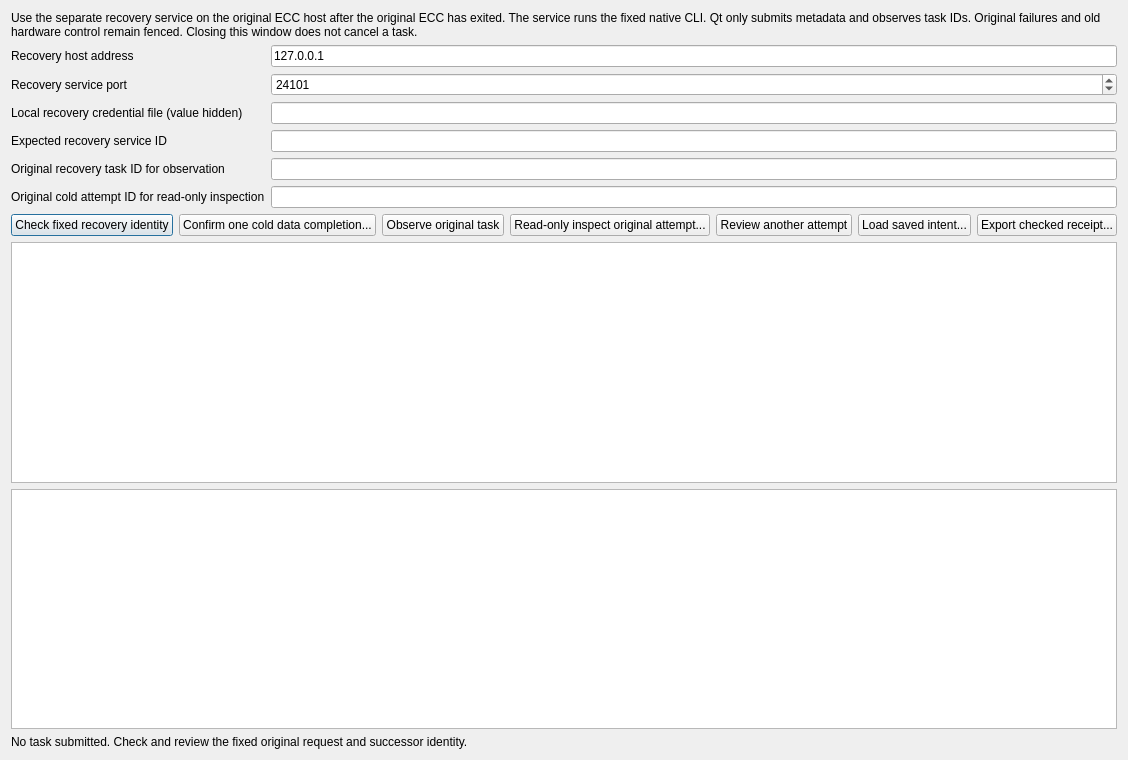
<?xml version="1.0" encoding="UTF-8"?>
<ui version="4.0"><class>ColdHandoffWindow</class><widget class="QDialog" name="ColdHandoffWindow">
<property name="windowTitle"><string>Cold data handoff recovery</string></property>
<property name="geometry"><rect><x>0</x><y>0</y><width>1050</width><height>760</height></rect></property>
<layout class="QVBoxLayout" name="layout">
<item><widget class="QLabel" name="description"><property name="text"><string>Use the separate recovery service on the original ECC host after the original ECC has exited. The service runs the fixed native CLI. Qt only submits metadata and observes task IDs. Original failures and old hardware control remain fenced. Closing this window does not cancel a task.</string></property><property name="wordWrap"><bool>true</bool></property></widget></item>
<item><layout class="QFormLayout" name="form">
<item row="0" column="0"><widget class="QLabel" name="addressLabel"><property name="text"><string>Recovery host address</string></property></widget></item><item row="0" column="1"><widget class="QLineEdit" name="address"><property name="text"><string>127.0.0.1</string></property></widget></item>
<item row="1" column="0"><widget class="QLabel" name="portLabel"><property name="text"><string>Recovery service port</string></property></widget></item><item row="1" column="1"><widget class="QSpinBox" name="port"><property name="minimum"><number>1</number></property><property name="maximum"><number>65535</number></property><property name="value"><number>24101</number></property></widget></item>
<item row="2" column="0"><widget class="QLabel" name="credentialLabel"><property name="text"><string>Local recovery credential file (value hidden)</string></property></widget></item><item row="2" column="1"><widget class="QLineEdit" name="credential"></widget></item>
<item row="3" column="0"><widget class="QLabel" name="serviceLabel"><property name="text"><string>Expected recovery service ID</string></property></widget></item><item row="3" column="1"><widget class="QLineEdit" name="service"></widget></item>
<item row="4" column="0"><widget class="QLabel" name="taskLabel"><property name="text"><string>Original recovery task ID for observation</string></property></widget></item><item row="4" column="1"><widget class="QLineEdit" name="task"></widget></item>
<item row="5" column="0"><widget class="QLabel" name="attemptLabel"><property name="text"><string>Original cold attempt ID for read-only inspection</string></property></widget></item><item row="5" column="1"><widget class="QLineEdit" name="attempt"></widget></item>
</layout></item><item><layout class="QHBoxLayout" name="buttons"><item><widget class="QPushButton" name="check"><property name="text"><string>Check fixed recovery identity</string></property></widget></item><item><widget class="QPushButton" name="submit"><property name="text"><string>Confirm one cold data completion...</string></property></widget></item><item><widget class="QPushButton" name="observe"><property name="text"><string>Observe original task</string></property></widget></item><item><widget class="QPushButton" name="inspect"><property name="text"><string>Read-only inspect original attempt...</string></property></widget></item><item><widget class="QPushButton" name="newAttempt"><property name="text"><string>Review another attempt</string></property></widget></item><item><widget class="QPushButton" name="loadIntent"><property name="text"><string>Load saved intent...</string></property></widget></item><item><widget class="QPushButton" name="exportReceipt"><property name="text"><string>Export checked receipt...</string></property></widget></item></layout></item>
<item><widget class="QPlainTextEdit" name="identity"><property name="readOnly"><bool>true</bool></property><property name="maximumHeight"><number>190</number></property></widget></item>
<item><widget class="QPlainTextEdit" name="result"><property name="readOnly"><bool>true</bool></property></widget></item>
<item><widget class="QLabel" name="status"><property name="text"><string>No task submitted. Check and review the fixed original request and successor identity.</string></property><property name="wordWrap"><bool>true</bool></property></widget></item>
</layout></widget><resources/><connections/></ui>
